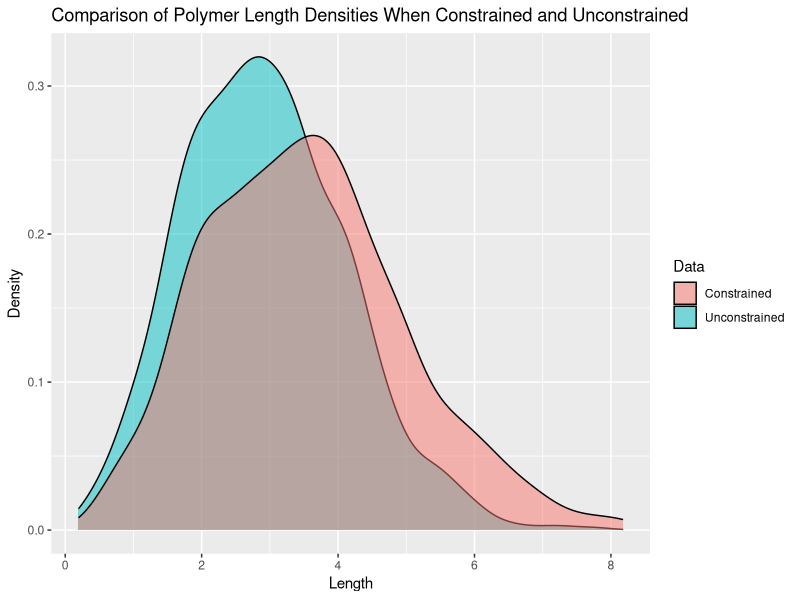

The R source for this figure:
## ---- chunk 1
library(tidyverse)
library(ggplot2)
## ---- chunk 2

return_n_dist <- function(n){ #, seed = 1202
  
  #set.seed(seed)
  
  theta <- runif(n, min = 0, max = 2*pi)
  phi <- runif(n, min = 0, max = pi)
  
  x <- cos(theta)*sin(phi)
  y <- sin(theta)*sin(phi)
  z <- cos(phi)
  
  # print(x)
  # print(y)
  # print(z)
  
  chain_dist <- sqrt(sum(x)^2+sum(y)^2+sum(z)^2)
  # print(origin_dist)
  # chain_dist <- sum(origin_dist)
  
  return(chain_dist)
  
}

# return_n_dist(n = 2)

## ---- chunk 3
set.seed(1202)
uncon_sim_1000 <- lapply(rep(10, 1000), return_n_dist) %>% unlist()
## ---- chunk 4

constrained_chain <- function(n){
  
  theta <- runif(1, min = 0, max = 2*pi)
  phi <- runif(1, min = 0, max = pi)
  
  x <- cos(theta)*sin(phi)
  y <- sin(theta)*sin(phi)
  z <- cos(phi)
  
  vector1 <- c(x,y,z)
  
  vectors <- matrix(c(x, y, z), ncol = 1)

  
    while (ncol(vectors) < n){
    
    theta <- runif(1, min = 0, max = 2*pi)
    phi <- runif(1, min = 0, max = pi)
    
    x <- cos(theta)*sin(phi)
    y <- sin(theta)*sin(phi)
    z <- cos(phi)
    
    new_vector <- c(x, y, z)
    
    last_vector <- vectors[, ncol(vectors)]
    
    if ((pi - acos(sum(last_vector * new_vector))) >= pi/4){
      vectors <- cbind(vectors, new_vector)
    }
  }
  
  poly_length <- sqrt(sum(rowSums(vectors)^2))
  
  return(poly_length)
  
}

# constrained_chain(10)


## ---- chunk 5
set.seed(1202)
con_sim_1000 <- lapply(rep(10, 1000), constrained_chain) %>%  unlist()


ggplot() +
  geom_density(aes(x = uncon_sim_1000,fill = "Unconstrained"), , alpha = 0.5) +
  geom_density(aes(x = con_sim_1000, fill = "Constrained"), alpha = 0.5) +
  scale_color_manual(values = c("Unconstrained" = "blue",
                                "Constrained" = "red")) +
  labs(
    title = "Comparison of Polymer Length Densities When Constrained and Unconstrained",
    x = "Length",
    y = "Density",
    fill = "Data"
  )
  
